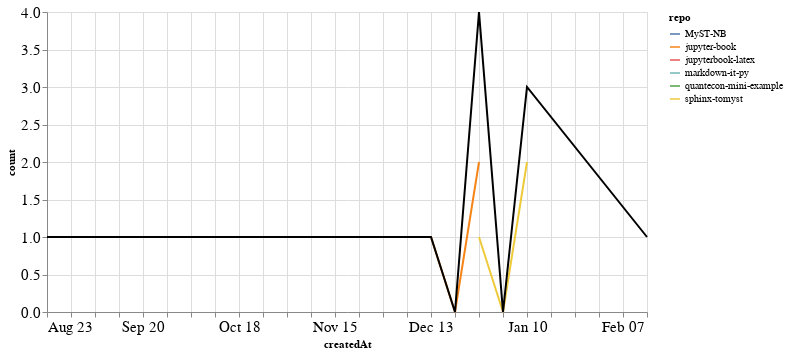

Here is the notebook cell this chart was saved with:
### Markdown cell above
### PRs

### Code cell
prs_time = prs.groupby('repo').resample('W', on='createdAt').count()['author'].reset_index()
prs_time = prs_time.rename(columns={'author': 'count'})
prs_time_total = prs_time.groupby('createdAt').agg({"count": "sum"}).reset_index()

ch1 = alt.Chart(prs_time, width=600).mark_line().encode(
    x='createdAt',
    y='count',
    color='repo',
    tooltip="repo"
)

ch2 = alt.Chart(prs_time_total, width=600).mark_line(color="black").encode(
    x='createdAt',
    y='count',
)

ch1 + ch2

### Figure 1 — Vega-Lite specification as saved in the notebook (floating-point values rounded to 4 significant figures)
{"config": {"axisLeft": {"labelFontSize": 15}, "axisBottom": {"labelFontSize": 15}}, "layer": [{"data": {"name": "data-ed288713590e0d1f1342b32db225aa99"}, "mark": "line", "encoding": {"color": {"type": "nominal", "field": "repo"}, "tooltip": {"type": "nominal", "field": "repo"}, "x": {"type": "temporal", "field": "createdAt"}, "y": {"type": "quantitative", "field": "count"}}, "width": 600}, {"data": {"name": "data-bf8daf7521647416c41ef21a5f6b01b7"}, "mark": {"type": "line", "color": "black"}, "encoding": {"x": {"type": "temporal", "field": "createdAt"}, "y": {"type": "quantitative", "field": "count"}}, "width": 600}], "$schema": "https://vega.github.io/schema/vega-lite/v4.8.1.json", "datasets": {"data-ed288713590e0d1f1342b32db225aa99": [{"repo": "MyST-NB", "createdAt": "2021-01-10T00:00:00", "count": 1}, {"repo": "jupyter-book", "createdAt": "2020-12-13T00:00:00", "count": 1}, {"repo": "jupyter-book", "createdAt": "2020-12-20T00:00:00", "count": 0}, {"repo": "jupyter-book", "createdAt": "2020-12-27T00:00:00", "count": 2}, {"repo": "jupyterbook-latex", "createdAt": "2020-12-27T00:00:00", "count": 1}, {"repo": "markdown-it-py", "createdAt": "2020-08-23T00:00:00", "count": 1}, {"repo": "quantecon-mini-example", "createdAt": "2021-02-14T00:00:00", "count": 1}, {"repo": "sphinx-tomyst", "createdAt": "2020-12-27T00:00:00", "count": 1}, {"repo": "sphinx-tomyst", "createdAt": "2021-01-03T00:00:00", "count": 0}, {"repo": "sphinx-tomyst", "createdAt": "2021-01-10T00:00:00", "count": 2}], "data-bf8daf7521647416c41ef21a5f6b01b7": [{"createdAt": "2020-08-23T00:00:00", "count": 1}, {"createdAt": "2020-12-13T00:00:00", "count": 1}, {"createdAt": "2020-12-20T00:00:00", "count": 0}, {"createdAt": "2020-12-27T00:00:00", "count": 4}, {"createdAt": "2021-01-03T00:00:00", "count": 0}, {"createdAt": "2021-01-10T00:00:00", "count": 3}, {"createdAt": "2021-02-14T00:00:00", "count": 1}]}}
